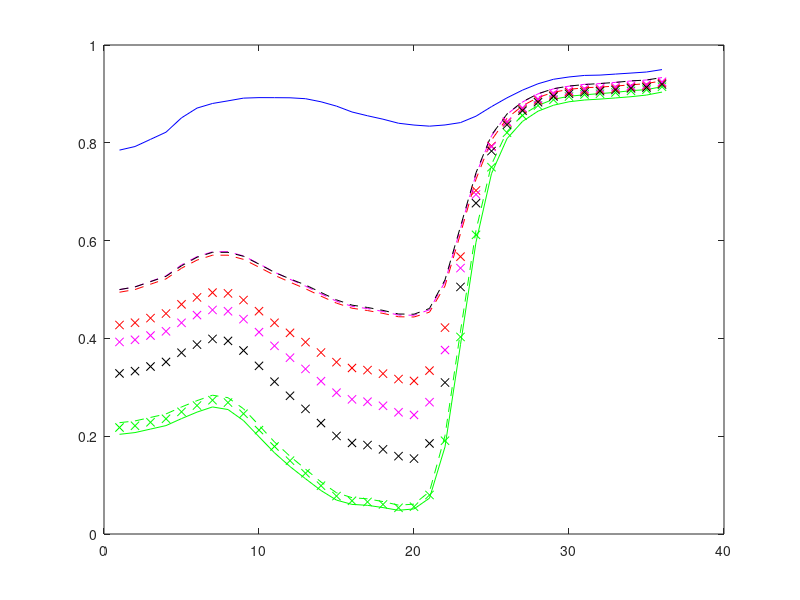
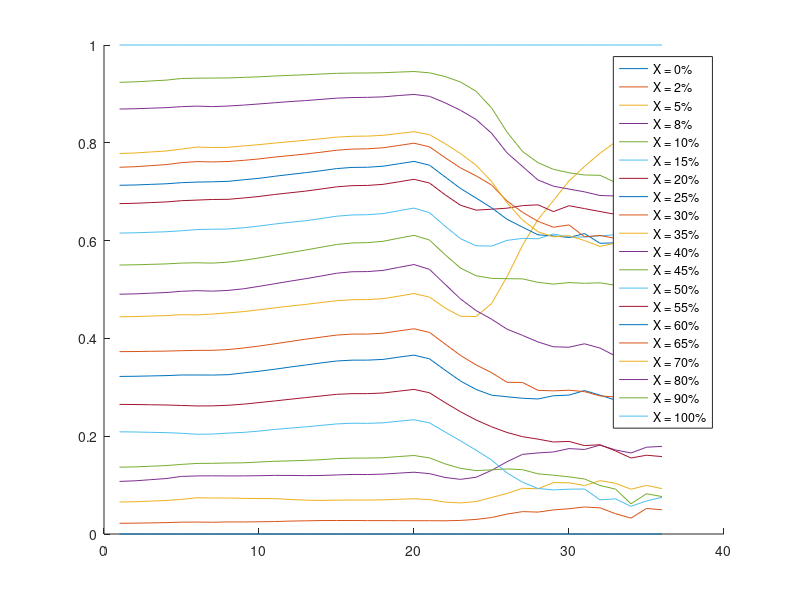

Source code (MATLAB) for these figures, in order:
clear all
%% 6.1 Dot gain and Murray-Davies
load('Magenta.mat');

figure;
plot(Spec_150(1,:), 'b')
hold on;
plot(Spec_150(20,:), 'g')
plot(Spec_300(20,:), 'gx')
plot(Spec_600(20,:), 'g--')

% 50%!
plot(Spec_150(20,:) * An(13) + (1 - An(13)) * Spec_150(1,:), 'r--')
plot(Spec_300(20,:) * An(13) + (1 - An(13)) * Spec_300(1,:), 'm--')
plot(Spec_600(20,:) * An(13) + (1 - An(13)) * Spec_600(1,:), 'k--')
plot(Spec_150(13,:), 'rx')
plot(Spec_300(13,:), 'mx')
plot(Spec_600(13,:), 'kx')

%% 6.2 Effective ink coverage
figure;
hold on;
a_eff = zeros(size(Spec_150));
for i = 1:size(Spec_150, 1);
    a_eff(i,:) = (Spec_150(i,:) - Spec_150(1,:)) ./ (Spec_150(20,:) - Spec_150(1,:));
    legendInfo{i} = ['X = ' num2str(An(i) * 100) '%'];
end;
plot(a_eff');
legend(legendInfo);
